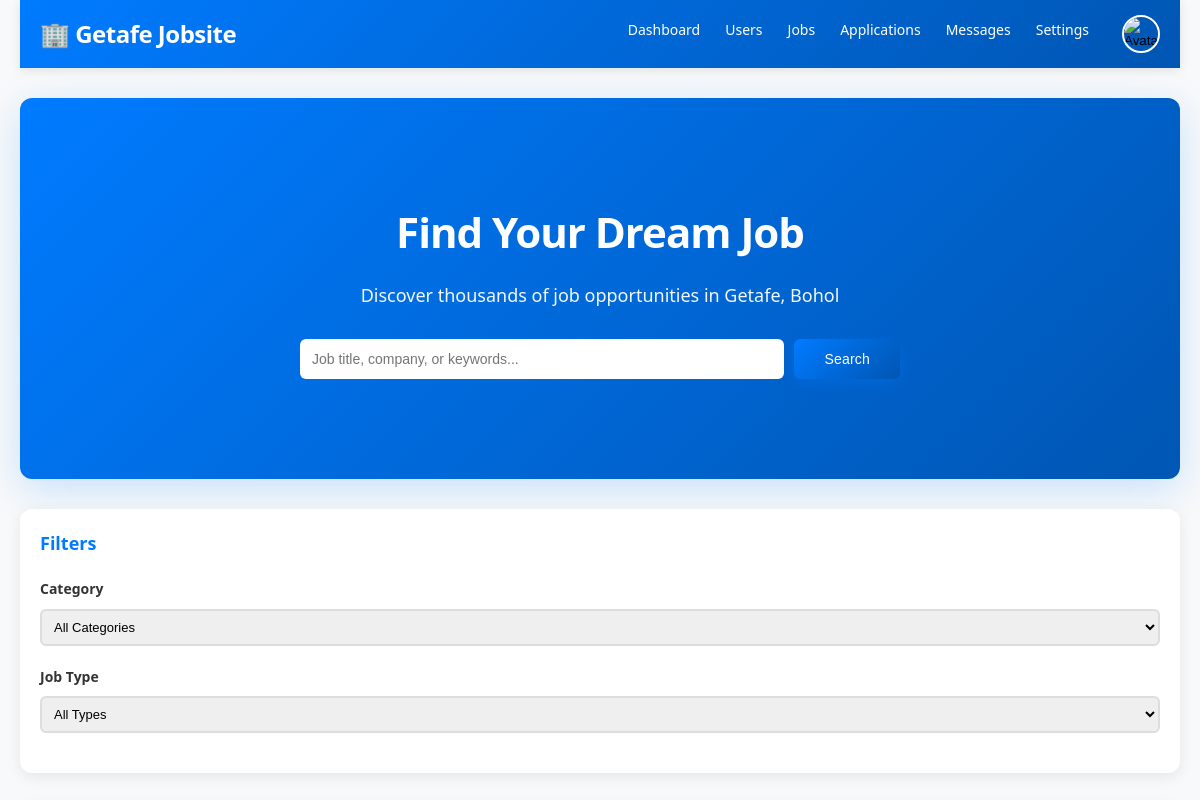
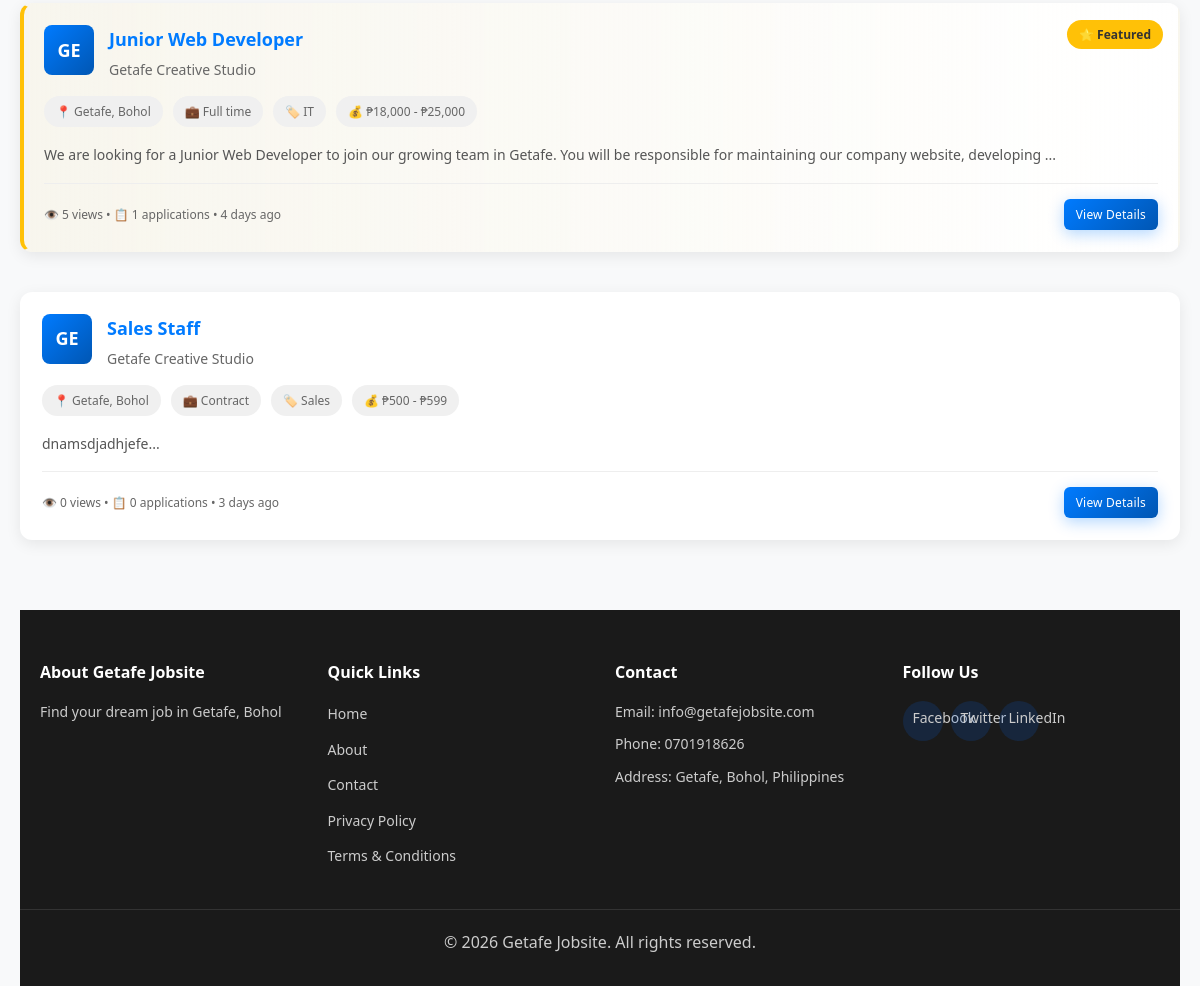
Before: /public/home.php (signed in) with the older database file (2 pictures, top to bottom).
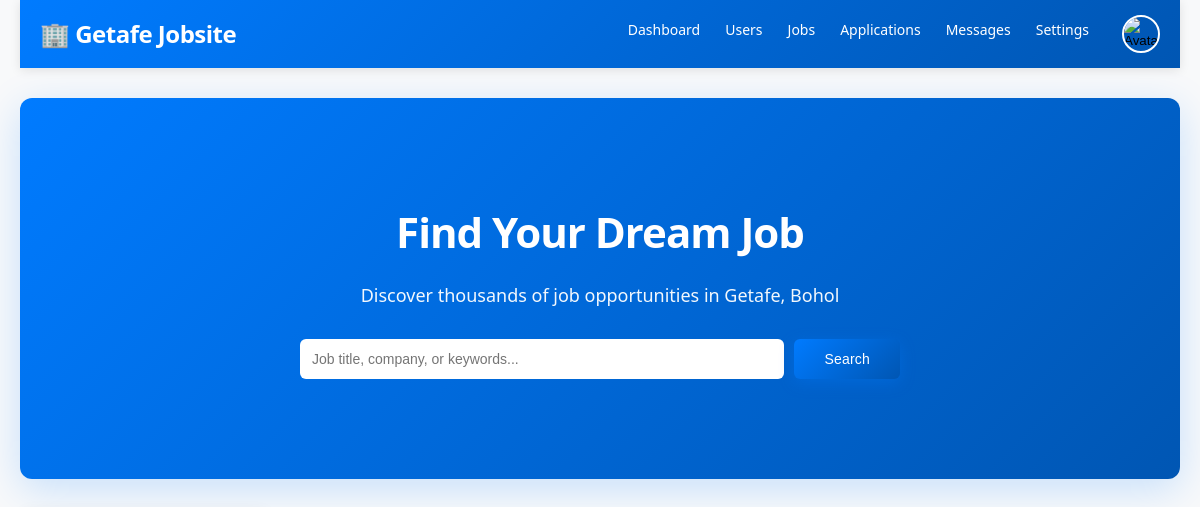
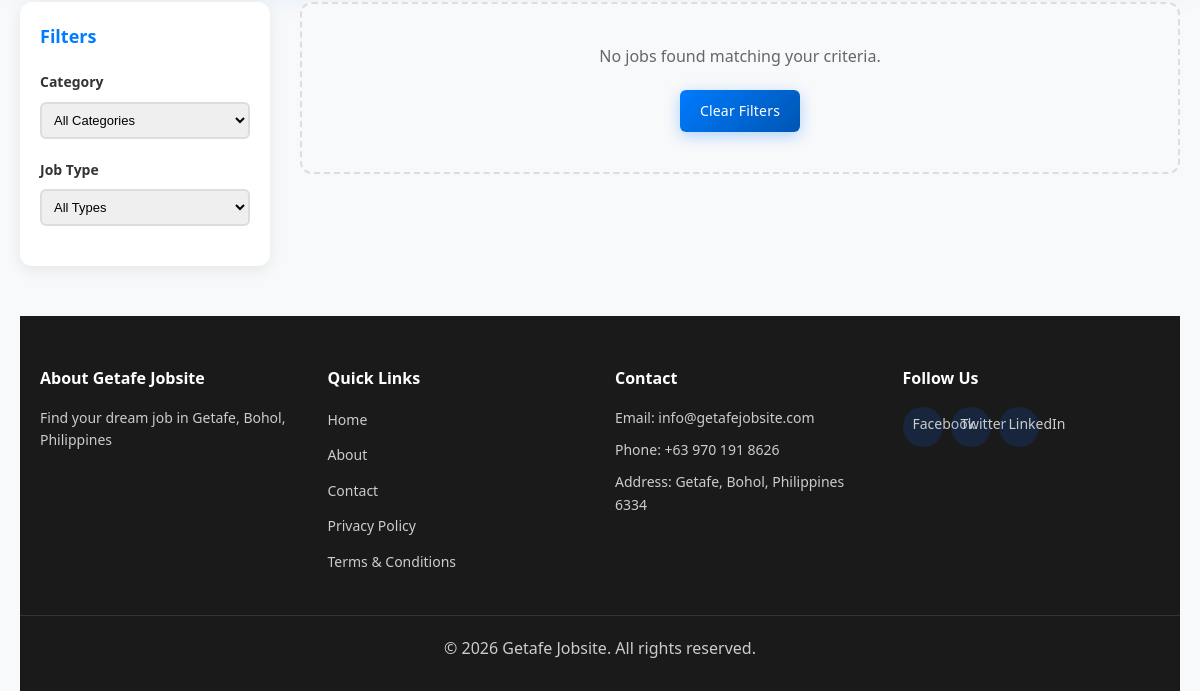
After: the same page with the newer database file (2 pictures, top to bottom).
### tables this page shows
CREATE TABLE `settings` (
  `id` int(11) NOT NULL AUTO_INCREMENT,
  `setting_key` varchar(100) DEFAULT NULL,
  `setting_value` longtext DEFAULT NULL,
  `created_at` timestamp NOT NULL DEFAULT current_timestamp(),
  `updated_at` timestamp NOT NULL DEFAULT current_timestamp() ON UPDATE current_timestamp(),
  PRIMARY KEY (`id`),
  UNIQUE KEY `setting_key` (`setting_key`)
);

CREATE TABLE `jobs` (
  `id` int(11) NOT NULL AUTO_INCREMENT,
  `title` varchar(255) NOT NULL,
  `description` longtext NOT NULL,
  `category` varchar(100) NOT NULL,
  `company` varchar(255) NOT NULL,
  `location` varchar(255) DEFAULT 'Getafe, Bohol',
  `salary_min` int(11) DEFAULT NULL,
  `salary_max` int(11) DEFAULT NULL,
  `job_type` enum('full-time','part-time','contract','temporary','internship') NOT NULL,
  `experience_level` enum('entry','mid','senior','executive') DEFAULT 'mid',
  `requirements` longtext DEFAULT NULL,
  `benefits` longtext DEFAULT NULL,
  `posted_by` int(11) NOT NULL,
  `applications_count` int(11) DEFAULT 0,
  `views_count` int(11) DEFAULT 0,
  `is_active` tinyint(1) DEFAULT 1,
  `is_featured` tinyint(1) DEFAULT 0,
  `featured_until` datetime DEFAULT NULL,
  `created_at` timestamp NOT NULL DEFAULT current_timestamp(),
  `updated_at` timestamp NOT NULL DEFAULT current_timestamp() ON UPDATE current_timestamp(),
  `featured_paid` tinyint(1) DEFAULT 0,
  PRIMARY KEY (`id`),
  KEY `idx_category` (`category`),
  KEY `idx_job_type` (`job_type`),
  KEY `idx_is_active` (`is_active`),
  KEY `idx_created_at` (`created_at`),
  KEY `jobs_ibfk_1` (`posted_by`),
  KEY `idx_job_featured` (`is_featured`,`featured_until`),
  CONSTRAINT `jobs_ibfk_1` FOREIGN KEY (`posted_by`) REFERENCES `users` (`id`) ON DELETE CASCADE
);

CREATE TABLE `users` (
  `id` int(11) NOT NULL AUTO_INCREMENT,
  `first_name` varchar(100) NOT NULL,
  `last_name` varchar(100) NOT NULL,
  `email` varchar(100) NOT NULL,
  `password` varchar(255) NOT NULL,
  `user_type` enum('jobseeker','employer','admin') NOT NULL DEFAULT 'jobseeker',
  `phone` varchar(20) DEFAULT NULL,
  `location` varchar(255) DEFAULT 'Getafe, Bohol',
  `avatar` varchar(255) DEFAULT NULL,
  `bio` text DEFAULT NULL,
  `skills` varchar(500) DEFAULT NULL,
  `company` varchar(255) DEFAULT NULL,
  `company_info` text DEFAULT NULL,
  `company_website` varchar(255) DEFAULT NULL,
  `company_logo` varchar(255) DEFAULT NULL,
  `verified` tinyint(1) DEFAULT 0,
  `status` enum('active','inactive','banned') DEFAULT 'active',
  `created_at` timestamp NOT NULL DEFAULT current_timestamp(),
  `updated_at` timestamp NOT NULL DEFAULT current_timestamp() ON UPDATE current_timestamp(),
  PRIMARY KEY (`id`),
  UNIQUE KEY `email` (`email`),
  KEY `idx_email` (`email`),
  KEY `idx_user_type` (`user_type`)
);

### config/config.php (called while the page is built, shortened)
<?php
require_once __DIR__ . '/database.php';
function sanitize($data) {
    global $conn;
    return $conn->real_escape_string(htmlspecialchars(trim($data)));
}
function getUserId() {
    return $_SESSION['user_id'] ?? null;
}
function timeAgo($datetime) {
    $now = new DateTime();
    $ago = new DateTime($datetime);
    $diff = $now->diff($ago);
    if ($diff->d > 30) {
        return $ago->format('M d, Y');
    } else if ($diff->d > 0) {
        return $diff->d . ' day' . ($diff->d > 1 ? 's' : '') . ' ago';
    } else if ($diff->h > 0) {
        return $diff->h . ' hour' . ($diff->h > 1 ? 's' : '') . ' ago';
    } else if ($diff->i > 0) {
        return $diff->i . ' minute' . ($diff->i > 1 ? 's' : '') . ' ago';
    } else {
        return 'Just now';
    }
}
function formatSalary($min, $max) {
    if ($min && $max) {
        return '₱' . number_format($min) . ' - ₱' . number_format($max);
    }
    return 'Not specified';
}
function getSetting($key, $default = '') {
    global $conn;
    $key = sanitize($key);
    $result = $conn->query("SELECT setting_value FROM settings WHERE setting_key = '$key'");
    if ($result && $result->num_rows > 0) {
        $row = $result->fetch_assoc();
        return $row['setting_value'];
    }
    return $default;
}
?>

### public/home.php (the view, shortened to what the rows shown need)
<?php
require_once '../config/config.php';
$page = (int)($_GET['page'] ?? 1);
$limit = 10;
$offset = ($page - 1) * $limit;
$sql = "SELECT j.*, u.first_name, u.last_name, u.company, u.company_logo,
               (SELECT COUNT(*) FROM saved_jobs WHERE job_id = j.id AND user_id = " . getUserId() . ") as is_saved
        FROM jobs j
        JOIN users u ON j.posted_by = u.id
        WHERE j.is_active = 1 AND u.status = 'active'";
$sql .= " ORDER BY j.is_featured DESC, j.created_at DESC LIMIT $limit OFFSET $offset";
$jobs = $conn->query($sql);
require_once '../includes/header.php';
?>
<div class="container">
    <?php require_once '../includes/navbar.php'; ?>
    <section class="hero-section">
        <div class="hero-content">
            <h1>Find Your Dream Job</h1>
        </div>
    </section>
    <section class="jobs-section">
        <div class="jobs-list">
            <?php if ($jobs->num_rows === 0): ?>
                <div class="no-results">
                    <p>No jobs found matching your criteria.</p>
                    <a href="home.php" class="btn btn-primary">Clear Filters</a>
                </div>
            <?php else: ?>
                <?php while ($job = $jobs->fetch_assoc()): ?>
                    <div class="job-card <?php echo $job['is_featured'] ? 'featured' : ''; ?>">
                        <?php if ($job['is_featured']): ?>
                            <span class="featured-badge">⭐ Featured</span>
                        <?php endif; ?>
                        <div class="job-header">
                            <?php if ($job['company_logo']): ?>
                                <img src="<?php echo BASE_URL . $job['company_logo']; ?>" alt="<?php echo $job['company']; ?>" class="company-logo">
                            <?php else: ?>
                                <div class="company-logo-placeholder">
                                    <?php echo strtoupper(substr($job['company'], 0, 2)); ?>
                                </div>
                            <?php endif; ?>
                            <div class="job-header-content">
                                <h3><a href="job-detail.php?id=<?php echo $job['id']; ?>"><?php echo $job['title']; ?></a></h3>
                                <p class="company"><?php echo $job['company']; ?></p>
                            </div>
                        </div>
                        <div class="job-tags">
                            <span class="tag">📍 <?php echo $job['location']; ?></span>
                            <span class="tag">💼 <?php echo ucfirst(str_replace('-', ' ', $job['job_type'])); ?></span>
                            <span class="tag">🏷️ <?php echo $job['category']; ?></span>
                            <?php if ($job['salary_min'] && $job['salary_max']): ?>
                                <span class="tag">💰 <?php echo formatSalary($job['salary_min'], $job['salary_max']); ?></span>
                            <?php endif; ?>
                        </div>
                        <p class="job-description"><?php echo substr(strip_tags($job['description']), 0, 150) . '...'; ?></p>
                        <div class="job-footer">
                            <small>👁️ <?php echo $job['views_count']; ?> views • 📋 <?php echo $job['applications_count']; ?> applications • <?php echo timeAgo($job['created_at']); ?></small>
                            <a href="job-detail.php?id=<?php echo $job['id']; ?>" class="btn btn-sm btn-primary">View Details</a>
                        </div>
                    </div>
                <?php endwhile; ?>
            <?php endif; ?>
        </div>
    </section>
    <?php require_once '../includes/footer.php'; ?>
</div>
<?php require_once '../includes/footer.php'; ?>
</body>
</html>

### includes/navbar.php (shortened to what the rows shown need)
<nav class="navbar">
    <div class="nav-container">
        <div class="nav-logo">
            <a href="<?php echo BASE_URL; ?>">
                🏢 <?php echo getSetting('site_name', 'Getafe Jobsite'); ?>
            </a>
        </div>
    </div>
</nav>

### includes/footer.php (shortened to what the rows shown need)
<?php
$site_email = getSetting('site_email', 'info@getafejobsite.com');
$contact_phone = getSetting('contact_phone', '0701918626');
$address = getSetting('address', 'Getafe, Bohol, Philippines');
?>
<footer class="footer">
    <div class="footer-container">
        <div class="footer-section">
            <h4>About <?php echo getSetting('site_name', 'Getafe Jobsite'); ?></h4>
            <p><?php echo getSetting('site_description', 'Find your dream job in Getafe, Bohol'); ?></p>
        </div>
        <div class="footer-section">
            <h4>Contact</h4>
            <p>Email: <?php echo htmlspecialchars($site_email); ?></p>
            <p>Phone: <?php echo htmlspecialchars($contact_phone); ?></p>
            <p>Address: <?php echo htmlspecialchars($address); ?></p>
        </div>
    </div>
    <div class="footer-bottom">
        <p>&copy; 2026 <?php echo getSetting('site_name', 'Getafe Jobsite'); ?>. All rights reserved.</p>
    </div>
</footer>

Changed rows visible on the page:
removed jobs: is_featured "⭐ Featured", posted_by.company "GE", title "Junior Web Developer", posted_by.company "Getafe Creative Studio", location "Getafe, Bohol", job_type "Full time", category "IT", formatSalary($job['salary_min'], $job['salary_max']) "₱18,000 - ₱25,000", description "We are looking for a Junior Web Developer to join our growing team in Getafe. You will be responsible for maintaining our company website, developing", views_count "5", applications_count "1", timeAgo($job['created_at']) "4 days ago"
removed jobs: posted_by.company "GE", title "Sales Staff", posted_by.company "Getafe Creative Studio", location "Getafe, Bohol", job_type "Contract", category "Sales", formatSalary($job['salary_min'], $job['salary_max']) "₱500 - ₱599", description "dnamsdjadhjefe", views_count "0", applications_count "0", created_at "3 days ago", is_featured 0 (drawn)
changed settings: setting_value "Find your dream job in Getafe, Bohol" → "Find your dream job in Getafe, Bohol, Philippines"
changed settings (number 4 of 5 on the later page): setting_value "0701918626" → "+63 970 191 8626"
changed settings: setting_value "Getafe, Bohol, Philippines" → "Getafe, Bohol, Philippines 6334"
Other visible differences:
text now shown: "No jobs found matching your criteria. Clear Filters"
